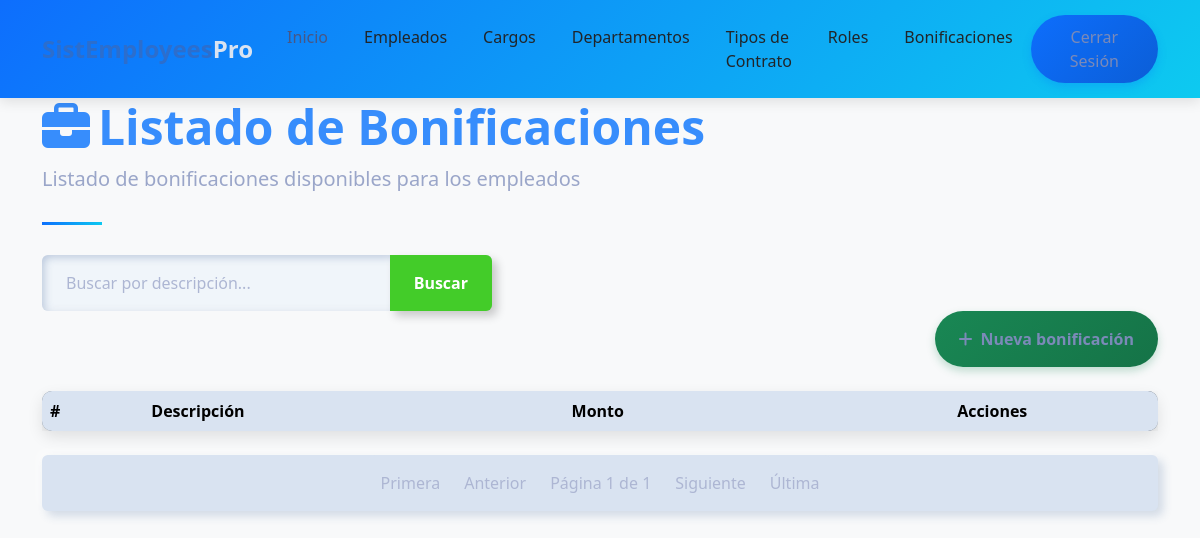
Page /empleados/bonificacion_list/ (signed in) on the earlier database version.
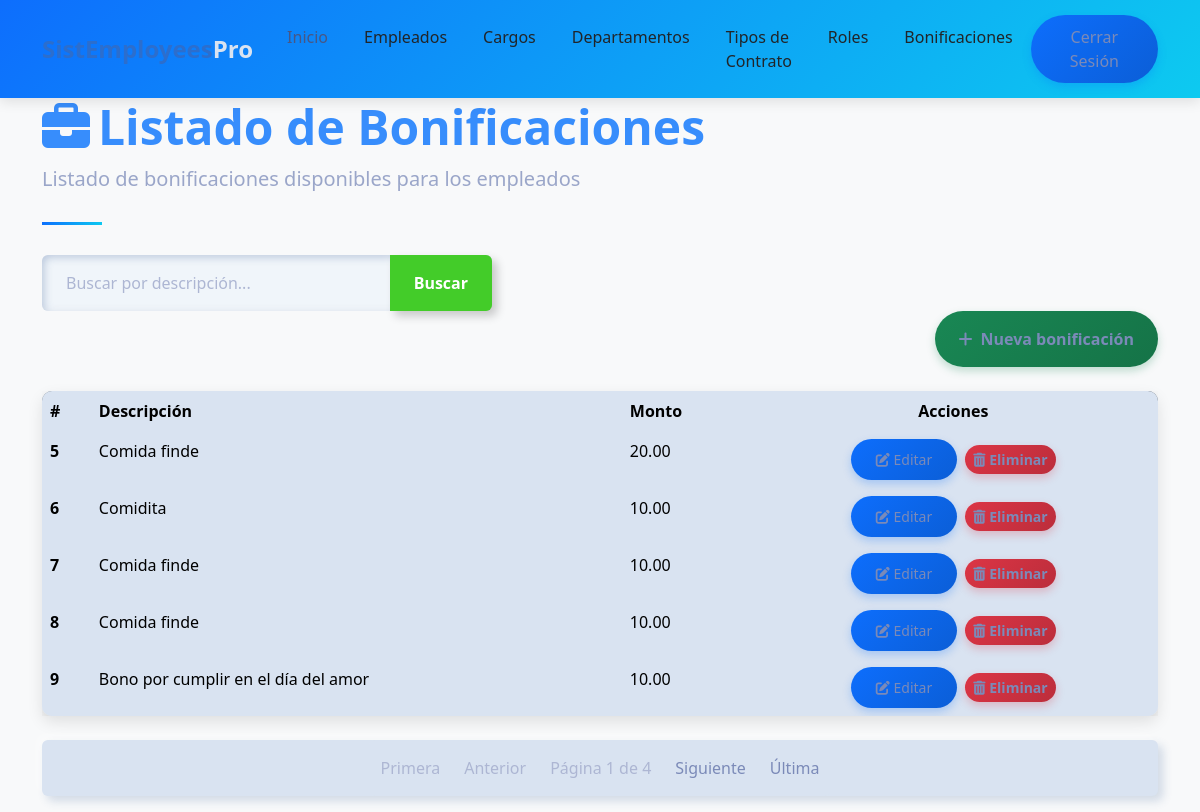
Same page on the later database version.
### empleados/models.py (models this page shows, shortened)
class BonificacionExtra(models.Model):
    rol = models.ForeignKey(Rol, on_delete=models.CASCADE, related_name='bonificaciones')
    descripcion = models.CharField(max_length=100)
    monto = models.DecimalField(max_digits=10, decimal_places=2)

### empleados/views.py (the view)
# urls.py: path('bonificacion_list/', bonificacion_list, name='bonificacion_list'),  # URL para la vista bonificaciones
@login_required
def bonificacion_list(request):
    query = request.GET.get('q', None)
    if query:
        bonificaciones = BonificacionExtra.objects.filter(
            Q(rol__empleado__nombre__icontains=query) | Q(descripcion__icontains=query)
            | Q(monto__icontains=query)
        )
    else:
        bonificaciones = BonificacionExtra.objects.all()
    paginator = Paginator(bonificaciones, 5) # Aqui se define la paginación, 5 bonificaciones por página
    page_number = request.GET.get('page') # Luego, se obtiene el número de página actual
    page_obj = paginator.get_page(page_number) # Esto devuelve un objeto Page que contiene los bonificaciones de la página actual
    context = {'bonificaciones': page_obj, 'title': 'Listado de Bonificaciones'}
    return render(request, 'bonificacion/list.html', context)

### templates/bonificacion/list.html (shortened to what this page needs)
{% extends "home.html" %}
{% block content %}
<div class="container">
    <header class="page-header">
        <h1 class="display-5 fw-bold text-primary">
            <i class="fas fa-briefcase me-2"></i>Listado de Bonificaciones
        </h1>
        <p class="lead text-muted">Listado de bonificaciones disponibles para los empleados</p>
    </header>
    <form action="" style="max-width: 450px;">
        <div class="input-group">
            <input type="text" class="form-control" placeholder="Buscar por descripción..." name="q" value="{{ request.GET.q }}">
            <button class="btn btn-outline-success" type="submit" data-bs-toggle="tooltip" data-bs-title="Escriba parte de la descripción de la bonificación y haga clic en buscar">
                Buscar
            </button>
        </div>
    </form>
    <div class="d-flex justify-content-end mb-4">
        <a class="btn btn-success" href="{% url 'empleados:bonificacion_create' %}">
            <i class="fas fa-plus me-2"></i>Nueva bonificación
        </a>
    </div>
    <div class="card mb-4">
        <div class="card-body p-0">
            <div class="table-responsive">
                <table class="table table-hover mb-0">
                    <thead>
                        <tr>
                            <th scope="col">#</th>
                            <th scope="col">Descripción</th>
                            <th scope="col">Monto</th>
                            <th scope="col" class="text-center">Acciones</th>
                        </tr>
                    </thead>
                    <tbody>
                        {% for bonificacion in bonificaciones %}
                        <tr>
                            <th scope="row">{{ bonificacion.id }}</th>
                            <td>{{ bonificacion.descripcion }}</td>
                            <td>{{ bonificacion.monto }}</td>
                            <td class="text-center">
                                <a href="{% url 'empleados:bonificacion_update' bonificacion.id %}" class="btn btn-sm btn-primary me-1">
                                    <i class="fas fa-edit"></i> Editar
                                </a>
                                <a href="{% url 'empleados:bonificacion_delete' bonificacion.id %}" class="btn btn-sm btn-danger">
                                    <i class="fas fa-trash-alt"></i> Eliminar
                                </a>
                            </td>
                        </tr>
                        {% endfor %}
                    </tbody>
                </table>
            </div>
        </div>
    </div>
    <nav aria-label="Page navigation">
        <ul class="pagination justify-content-center">
            {% if bonificaciones.has_previous %}
                <li class="page-item">
                    <a class="page-link" href="?page=1{% if request.GET.q %}&q={{ request.GET.q }}{% endif %}">Primera</a>
                </li>
                <li class="page-item">
                    <a class="page-link" href="?page={{ bonificaciones.previous_page_number }}{% if request.GET.q %}&q={{ request.GET.q }}{% endif %}">Anterior</a>
                </li>
            {% else %}
                <li class="page-item disabled"><span class="page-link">Primera</span></li>
                <li class="page-item disabled"><span class="page-link">Anterior</span></li>
            {% endif %}
            <li class="page-item disabled">
                <span class="page-link">Página {{ bonificaciones.number }} de {{ bonificaciones.paginator.num_pages }}</span>
            </li>
            {% if bonificaciones.has_next %}
                <li class="page-item">
                    <a class="page-link" href="?page={{ bonificaciones.next_page_number }}{% if request.GET.q %}&q={{ request.GET.q }}{% endif %}">Siguiente</a>
                </li>
                <li class="page-item">
                    <a class="page-link" href="?page={{ bonificaciones.paginator.num_pages }}{% if request.GET.q %}&q={{ request.GET.q }}{% endif %}">Última</a>
                </li>
            {% else %}
                <li class="page-item disabled"><span class="page-link">Siguiente</span></li>
                <li class="page-item disabled"><span class="page-link">Última</span></li>
            {% endif %}
        </ul>
    </nav>
</div>
{% endblock %}

### templates/home.html (shortened to what this page needs)
<!DOCTYPE html>
<html lang="es">
<head>
  {% load static %}
  <link href={% static 'css/bootstrap.min.css' %} rel="stylesheet">
  <link href="https://cdnjs.cloudflare.com/ajax/libs/font-awesome/6.4.0/css/all.min.css" rel="stylesheet">
</head>
<body>
  <nav class="navbar navbar-expand-lg navbar-light bg-white sticky-top">
    <div class="container">
      <a class="navbar-brand" href="{% url 'home' %}">SistEmployees<span class="text-secondary">Pro</span></a>
      <div class="collapse navbar-collapse" id="navbarNav">
        <ul class="navbar-nav mx-auto">
          <li class="nav-item">
            <a class="nav-link active" href="{% url 'home' %}">Inicio</a>
          </li>
          {% if user.is_authenticated %}
          <li class="nav-item">
            <a class="nav-link" href="{% url 'empleados:empleado_list' %}">Empleados</a>
          </li>
          <li class="nav-item">
            <a class="nav-link" href="{% url 'empleados:cargo_list' %}">Cargos</a>
          </li>
          <li class="nav-item">
            <a class="nav-link" href="{% url 'empleados:departamento_list' %}">Departamentos</a>
          </li>
          <li class="nav-item">
            <a class="nav-link" href="{% url 'empleados:contrato_list' %}">Tipos de Contrato</a>
          </li>
          <li class="nav-item">
            <a class="nav-link" href="{% url 'empleados:rol_list' %}">Roles</a>
          </li>
          <li class="nav-item">
            <a class="nav-link" href="{% url 'empleados:bonificacion_list' %}">Bonificaciones</a>
          </li>
        </ul>
        <div class="d-flex">
          <a href="{% url 'empleados:logout' %}" class="btn btn-primary">Cerrar Sesión</a>
          {% else %}
          <a href="{% url 'empleados:signin' %}" class="btn btn-outline-primary me-2">Iniciar Sesión</a>
          <a href="{% url 'empleados:signup' %}" class="btn btn-primary">Registrarse</a>
          {% endif %}
        </div>
      </div>
    </div>
  </nav>
  {% block content %}{% endblock content %}
</body>

### templates/home.html (style rules this page uses)
:root { --primary-color: #2c6ecd; --secondary-color: #19b3b3; --accent-color: #f8f9fa; --dark-color: #212529; --text-color: #495057; }
body { font-family: 'Poppins', sans-serif; color: var(--text-color); overflow-x: hidden; }
.navbar { box-shadow: 0 2px 15px rgba(0, 0, 0, 0.1); padding: 15px 0; }
.navbar-brand { font-weight: 700; color: var(--primary-color); font-size: 1.5rem; }
.nav-link { font-weight: 500; color: var(--dark-color); margin: 0 10px; transition: all 0.3s ease; }
.nav-link:hover, .nav-link.active { color: var(--primary-color); }
.btn-primary { background-color: var(--primary-color); border-color: var(--primary-color); padding: 10px 25px; border-radius: 50px; font-weight: 500; transition: all 0.3s ease; }

### templates/bonificacion/list.html (style rules this page uses)
body { background-color: #f8f9fa; font-family: 'Segoe UI', Tahoma, Geneva, Verdana, sans-serif; }
.navbar { background: linear-gradient(135deg, #0d6efd, #0dcaf0); box-shadow: 0 4px 12px rgba(0,0,0,0.1); }
.card { border-radius: 10px; box-shadow: 0 6px 15px rgba(0,0,0,0.1); transition: transform 0.3s, box-shadow 0.3s; }
.btn-primary { background: linear-gradient(135deg, #0d6efd, #0b5ed7); border: none; box-shadow: 0 4px 8px rgba(13, 110, 253, 0.25); transition: all 0.3s; }
.btn-success { background: linear-gradient(135deg, #198754, #157347); border: none; box-shadow: 0 4px 8px rgba(25, 135, 84, 0.25); transition: all 0.3s; }
.btn-danger { background: linear-gradient(135deg, #dc3545, #bb2d3b); border: none; box-shadow: 0 4px 8px rgba(220, 53, 69, 0.25); transition: all 0.3s; }
.table { border-radius: 10px; overflow: hidden; box-shadow: 0 5px 15px rgba(0,0,0,0.08); }
.table thead { background: linear-gradient(135deg, #6c757d, #495057); color: white; }
.table tbody tr { transition: background-color 0.3s; }
.page-header { position: relative; margin-bottom: 30px; padding-bottom: 15px; }
.page-header:after { content: ''; position: absolute; bottom: 0; left: 0; width: 60px; height: 3px; background: linear-gradient(135deg, #0d6efd, #0dcaf0); }

Differences in the rows shown:
added BonificacionExtra: id "5", descripcion "Comida finde", monto "20.00"
added BonificacionExtra: id "6", descripcion "Comidita", monto "10.00"
added BonificacionExtra: id "7", descripcion "Comida finde", monto "10.00"
added BonificacionExtra: id "8", descripcion "Comida finde", monto "10.00"
added BonificacionExtra: id "9", descripcion "Bono por cumplir en el día del amor", monto "10.00"
Other differences:
{{ bonificaciones.paginator.num_pages }}: "1" → "4"
